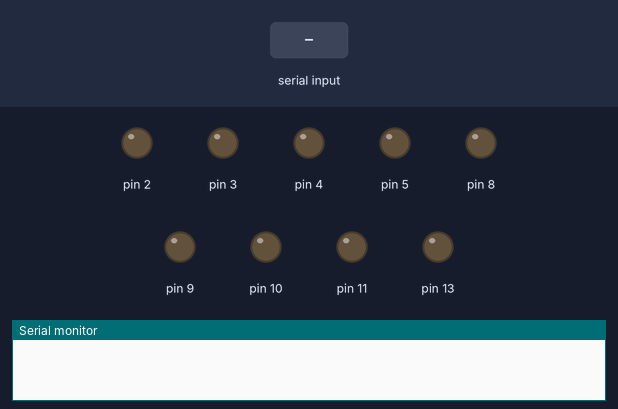
Bench run of a sketch on a simulated Arduino Uno, built with avr-gcc and run on an emulated ATmega328P. Shown: output pins drawn as LEDs (lit = HIGH), the last lines printed to the serial monitor. The inputs (shaded band) are chosen by the test bench.

Above: at 1.2 s.
1.3 s: "orange" received over Serial
At 1.6 s:
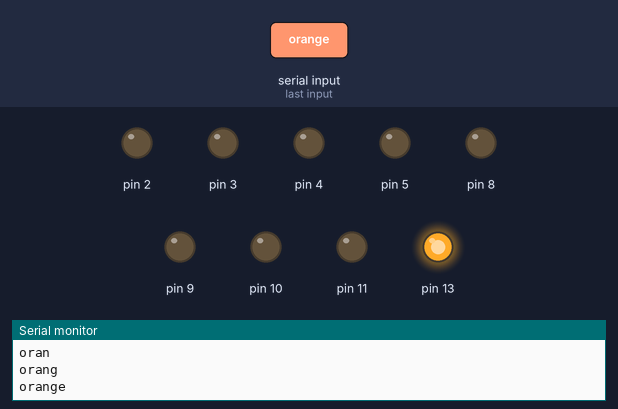
3.8 s: "blue" received over Serial
At 5.2 s:
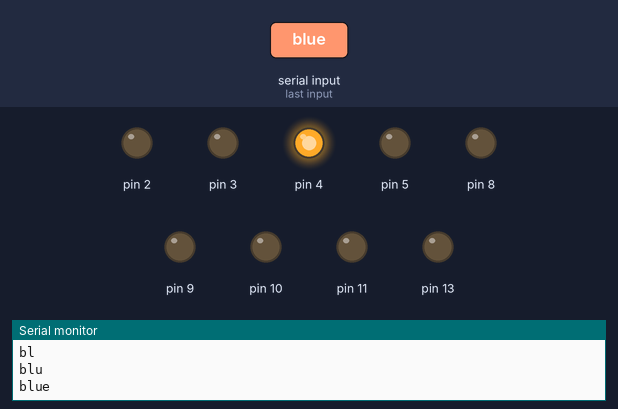
6.8 s: "green" received over Serial
At 7.8 s:
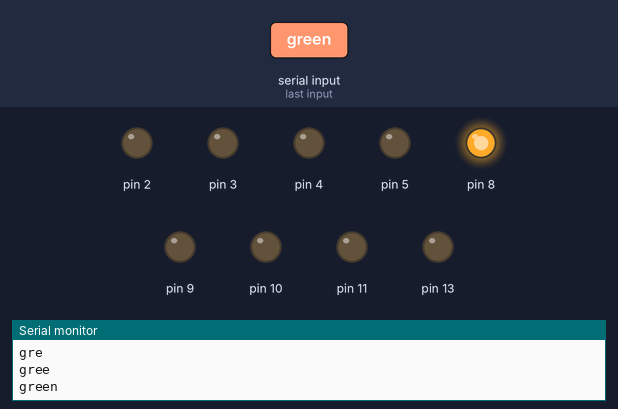
9.8 s: "yellow" received over Serial
At 10.5 s:
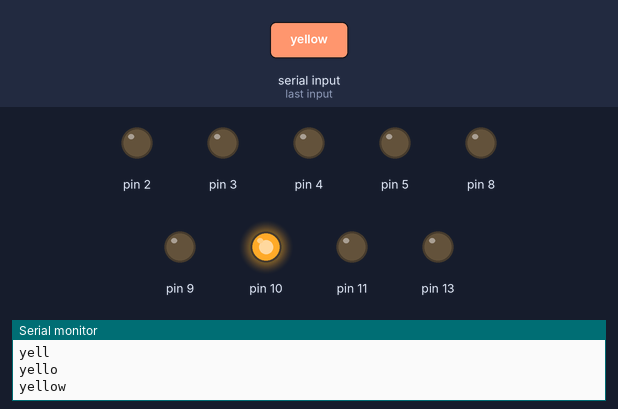
Timing chart, 0 to 13.4 s (numbered marks = the images above; inputs shaded):
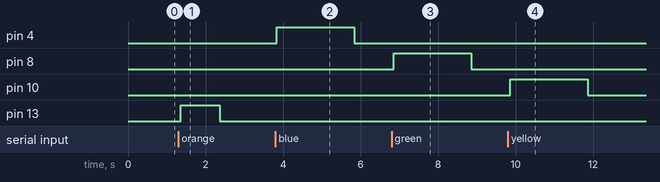

The sketch:

colour_sending_serial.ino
```cpp
String valued;
//blue, green, yellow;
int j,i;
//#include<string.h>
void setup() {
  // put your setup code here, to run once:
Serial.begin(9600);
pinMode(2,OUTPUT);
pinMode(3,OUTPUT);
pinMode(4,OUTPUT);
pinMode(5,OUTPUT);
pinMode(8,OUTPUT);
pinMode(9,OUTPUT);
pinMode(10,OUTPUT);
pinMode(11,OUTPUT);
pinMode(13,OUTPUT);
}
void loop() {
while (Serial.available()>0)
   {
  delay(10);
    char c = Serial.read();
    if (c == '#') {break;}
    valued += c;
    Serial.println(valued);
   }
if(valued == "orange")
  {
    digitalWrite(13,HIGH);
    delay(1000);
    digitalWrite(13,LOW);
  }
  else if(valued == "blue")
  {
    digitalWrite(4,HIGH);
    digitalWrite(5,LOW);
    delay(2000);
    digitalWrite(4,LOW);
    digitalWrite(5,LOW);
  }
   else if(valued == "green")
  {
    digitalWrite(8,HIGH);
    digitalWrite(9,LOW);
    delay(2000);
    digitalWrite(8,LOW);
    digitalWrite(9,LOW);
  }
   else if(valued == "yellow")
  {
    digitalWrite(10,HIGH);
    digitalWrite(11,LOW);
    delay(2000);
    digitalWrite(10,LOW);
    digitalWrite(11,LOW);
  }
  valued="";
}
```

Measured:
- after the input at 1.3 s, pin 13: LOW → HIGH after 0.06 s, → LOW 1.0 s later
- after the input at 3.8 s, pin 4: LOW → HIGH at once, → LOW 2.0 s later
- after the input at 6.8 s, pin 8: LOW → HIGH after 0.05 s, → LOW 2.0 s later
- after the input at 9.8 s, pin 10: LOW → HIGH after 0.06 s, → LOW 2.0 s later
